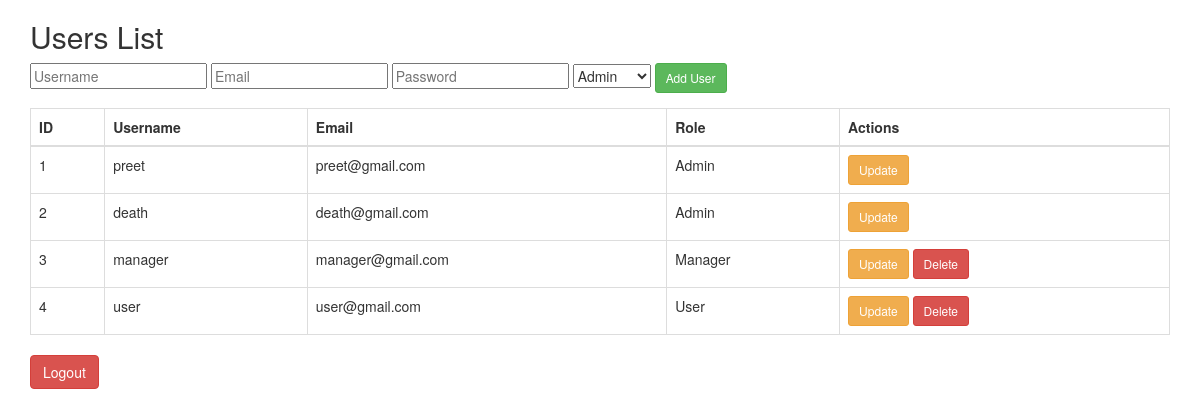
Screenshot of /admin/users/ (signed in) with the database file from the repository.
### app.py (models this page shows)
class User(db.Model):
    id = db.Column(db.Integer, primary_key=True)
    username = db.Column(db.String(80), unique=True, nullable=False)
    email = db.Column(db.String(120), unique=True, nullable=False)
    password = db.Column(db.String(200), nullable=False)
    role = db.Column(db.String(50), nullable=False)

### app.py (the view, shortened to what this page needs)
@app.route('/admin/users/', methods=['GET', 'POST'])
def view_users():
    if 'user_id' not in session:
        flash('Please login first!', 'danger')
        return redirect(url_for('login'))
    role = session['role']
    users = User.query.all()
    return render_template('users.html', users=users, role=role)

### templates/users.html (shortened to what this page needs)
{% extends 'base.html' %}
{% block content %}
<h2>Users List</h2>
{% if role in ['Admin', 'Manager'] %}
    <form method="POST">
        <div class="form-group">
            <input type="text" name="username" placeholder="Username" required>
            <input type="email" name="email" placeholder="Email" required>
            <input type="password" name="password" placeholder="Password" required>
            <select name="role">
                <option value="Admin">Admin</option>
            </select>
            <button type="submit" class="btn btn-success btn-sm">Add User</button>
        </div>
    </form>
{% endif %}
<table class="table table-bordered">
    <thead>
        <tr>
            <th>ID</th>
            <th>Username</th>
            <th>Email</th>
            <th>Role</th>
            {% if role in ['Admin', 'Manager'] %}
                <th>Actions</th>
            {% endif %}
        </tr>
    </thead>
    <tbody>
        {% for user in users %}
        <tr>
            <td>{{ user.id }}</td>
            <td>{{ user.username }}</td>
            <td>{{ user.email }}</td>
            <td>{{ user.role }}</td>
            {% if role in ['Admin', 'Manager'] %}
                <td>
                    <a href="{{ url_for('update_user', user_id=user.id) }}" class="btn btn-warning btn-sm">Update</a>
                    {% if role == 'Admin' and user.role != 'Admin' %}
                        <form method="POST" action="{{ url_for('delete_user', user_id=user.id) }}" style="display:inline;">
                            <button type="submit" class="btn btn-danger btn-sm" onclick="return confirm('Are you sure?')">Delete</button>
                        </form>
                    {% endif %}
                </td>
            {% endif %}
        </tr>
        {% endfor %}
    </tbody>
</table>
<a href="{{ url_for('logout') }}" class="btn btn-danger">Logout</a>
{% endblock %}

### templates/base.html (shortened to what this page needs)
<!DOCTYPE html>
<html lang="en">
  <head>
    <link
      rel="stylesheet"
      href="https://maxcdn.bootstrapcdn.com/bootstrap/3.4.1/css/bootstrap.min.css"
    />
  </head>
  <body class="container">
    {% block content %}
    {% endblock content %}
  </body>
</html>

### rows the page displays
User: id "1", username "preet", email "preet@gmail.com", role "Admin"
User: id "2", username "death", email "death@gmail.com", role "Admin"
User: id "3", username "manager", email "manager@gmail.com", role "Manager"
User: id "4", username "user", email "user@gmail.com", role "User"
